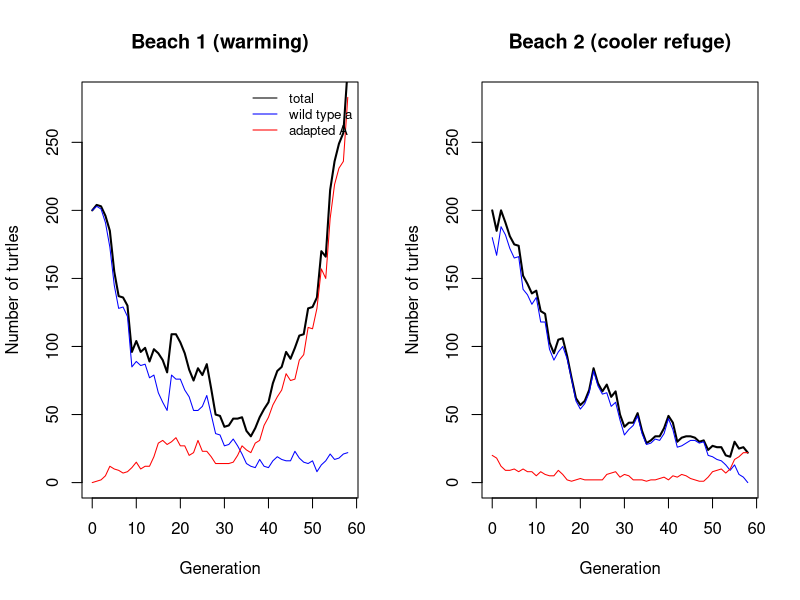
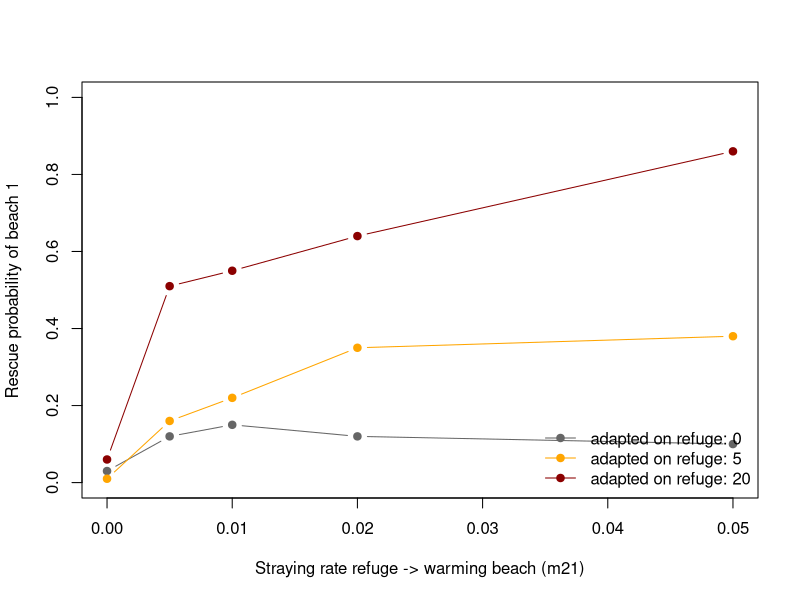

Here is the R script that generated these plots, in order:
## ---- chunk 1
simulate_one_gen_mig <- function(N1_a, N1_A, N2_a, N2_A,
                                 r1, s1, r2, s2,
                                 mut_rate, m12, m21) {
  # 1. reproduction on each beach (beach-specific fitness)
  off1_a <- rpois(1, N1_a * (1 - r1))
  off1_A <- rpois(1, N1_A * max(1 - r1 + s1, 0))
  off2_a <- rpois(1, N2_a * (1 - r2))
  off2_A <- rpois(1, N2_A * max(1 - r2 + s2, 0))  # max() guards against negative expectation if s2 is very negative

  # 2. mutation a -> A on each beach
  mut1 <- rpois(1, off1_a * mut_rate)
  mut2 <- rpois(1, off2_a * mut_rate)
  mut1 <- min(mut1, off1_a)  # cannot mutate more individuals than exist
  mut2 <- min(mut2, off2_a)
  pre1_a <- off1_a - mut1;  pre1_A <- off1_A + mut1
  pre2_a <- off2_a - mut2;  pre2_A <- off2_A + mut2

  # 3. migration (straying): binomial draw for each genotype on each beach
  mig12_a <- rbinom(1, pre1_a, m12)   # wild type leaving beach 1
  mig12_A <- rbinom(1, pre1_A, m12)   # adapted type leaving beach 1
  mig21_a <- rbinom(1, pre2_a, m21)   # wild type leaving beach 2
  mig21_A <- rbinom(1, pre2_A, m21)   # adapted type leaving beach 2

  # new numbers: stayers + immigrants
  N1_a_new <- pre1_a - mig12_a + mig21_a
  N1_A_new <- pre1_A - mig12_A + mig21_A
  N2_a_new <- pre2_a - mig21_a + mig12_a
  N2_A_new <- pre2_A - mig21_A + mig12_A

  return(c(N1_a_new, N1_A_new, N2_a_new, N2_A_new))
}

# Test: warming beach with 100 wild-type turtles, refuge beach with 90 a and 10 A
print(simulate_one_gen_mig(100, 0, 90, 10,
                           r1 = 0.1, s1 = 0.2, r2 = 0, s2 = 0,
                           mut_rate = 0.001, m12 = 0.02, m21 = 0.02))
## ---- chunk 2
simulate_metapop <- function(N1_a, N1_A, N2_a, N2_A,
                             r1, s1, r2, s2,
                             mut_rate, m12, m21, t_max) {
  pop_new <- c(N1_a, N1_A, N2_a, N2_A)
  pop_matrix <- matrix(pop_new, nrow = 1)
  N1_init <- N1_a + N1_A

  for (i in 1:t_max) {
    pop_new <- simulate_one_gen_mig(pop_new[1], pop_new[2], pop_new[3], pop_new[4],
                                    r1, s1, r2, s2, mut_rate, m12, m21)
    pop_matrix <- rbind(pop_matrix, pop_new)
    beach1 <- pop_new[1] + pop_new[2]
    # stop if beach 1 has recovered, or if the whole metapopulation is extinct
    if (beach1 >= 1.5 * N1_init | sum(pop_new) == 0) break
  }

  rownames(pop_matrix) <- 0:(nrow(pop_matrix) - 1)
  colnames(pop_matrix) <- c("beach1_a", "beach1_A", "beach2_a", "beach2_A")
  return(pop_matrix)
}

set.seed(42)  # makes the random results reproducible
max_gen <- 500
output <- simulate_metapop(N1_a = 200, N1_A = 0, N2_a = 180, N2_A = 20,
                           r1 = 0.1, s1 = 0.2, r2 = 0, s2 = -0.02,
                           mut_rate = 0.0005, m12 = 0.01, m21 = 0.05,
                           t_max = max_gen)
print(tail(output))

gens <- 0:(nrow(output) - 1)
par(mfrow = c(1, 2))
plot(gens, output[, 1] + output[, 2], type = "l", lwd = 2,
     ylim = c(0, max(output)), xlab = "Generation", ylab = "Number of turtles",
     main = "Beach 1 (warming)")
lines(gens, output[, 1], col = "blue")
lines(gens, output[, 2], col = "red")
legend("topright", c("total", "wild type a", "adapted A"),
       col = c("black", "blue", "red"), lty = 1, bty = "n", cex = 0.8)
plot(gens, output[, 3] + output[, 4], type = "l", lwd = 2,
     ylim = c(0, max(output)), xlab = "Generation", ylab = "Number of turtles",
     main = "Beach 2 (cooler refuge)")
lines(gens, output[, 3], col = "blue")
lines(gens, output[, 4], col = "red")
par(mfrow = c(1, 1))
## ---- chunk 3
set.seed(1)
init1_a <- 200; init1_A <- 0
init2_total <- 200
r1_val <- 0.1; s1_val <- 0.2
r2_val <- 0;   s2_val <- -0.02
m_rate <- 0.0001          # low mutation rate: rescue by mutation alone is unlikely
m12_val <- 0.01
max_gen <- 300
no_replicates <- 100

m21_values <- c(0, 0.005, 0.01, 0.02, 0.05)
N2A_values <- c(0, 5, 20)       # adapted turtles initially on the refuge beach

data_table <- c()
for (m21_val in m21_values) {
  for (n2A in N2A_values) {
    for (rep in 1:no_replicates) {
      one_run <- simulate_metapop(init1_a, init1_A, init2_total - n2A, n2A,
                                  r1_val, s1_val, r2_val, s2_val,
                                  m_rate, m12_val, m21_val, max_gen)
      last <- one_run[nrow(one_run), ]
      beach1_final <- last[1] + last[2]
      rescued <- as.numeric(beach1_final >= 1.5 * (init1_a + init1_A))
      beach1_size <- one_run[, 1] + one_run[, 2]
      data_table <- rbind(data_table,
                          c(m21_val, n2A, rescued, min(beach1_size),
                            nrow(one_run) - 1))
    }
  }
}
colnames(data_table) <- c("m21", "N2_A_init", "rescued", "min_size_beach1", "gens_run")
data_table <- as.data.frame(data_table)
print(head(data_table))

# rescue probability per parameter combination
rescue_prob <- aggregate(rescued ~ m21 + N2_A_init, data = data_table, FUN = mean)
print(rescue_prob)

# plot rescue probability against straying rate
cols <- c("grey40", "orange", "darkred")
plot(NA, xlim = range(m21_values), ylim = c(0, 1),
     xlab = "Straying rate refuge -> warming beach (m21)",
     ylab = "Rescue probability of beach 1")
for (k in seq_along(N2A_values)) {
  sub <- rescue_prob[rescue_prob$N2_A_init == N2A_values[k], ]
  lines(sub$m21, sub$rescued, type = "b", pch = 19, col = cols[k])
}
legend("bottomright", paste("adapted on refuge:", N2A_values),
       col = cols, lty = 1, pch = 19, bty = "n")
